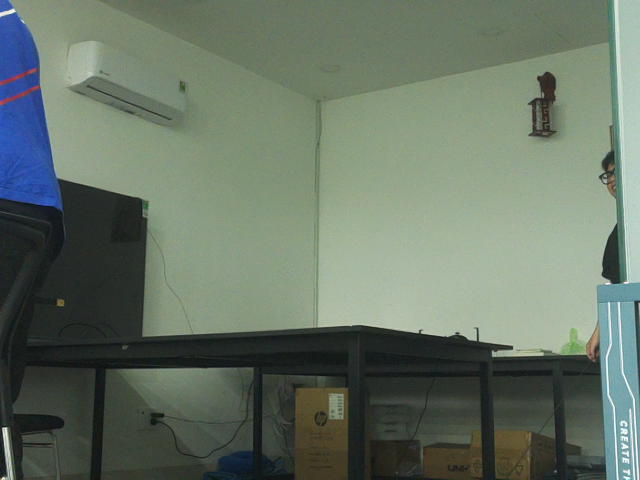
#> input picture frame1_0.png, 640 x 480 px
$ python disparity_caculater.py
#> lines starting #> are read from the running program, lines starting #| are printed output that depends on the picture
import numpy as np
import cv2 as cv
import matplotlib.pyplot as plt

# Read both images and convert to grayscale
img1 = cv.imread('frame1_0.png', cv.IMREAD_GRAYSCALE)
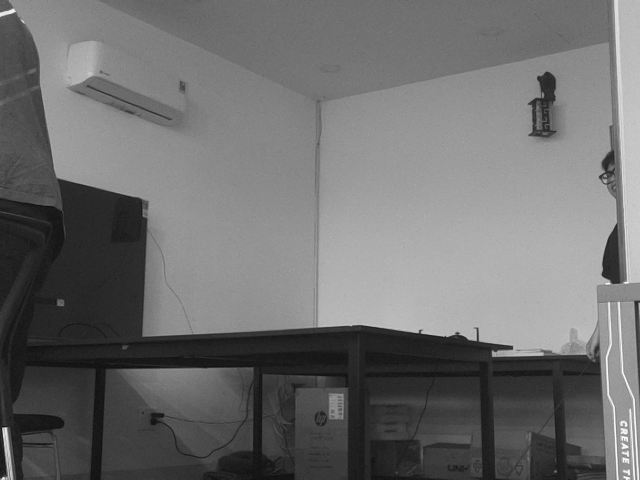
#> img1: shape (480, 640); min 13, max 254, mean 110.4
img2 = cv.imread('frame2_0.png', cv.IMREAD_GRAYSCALE)
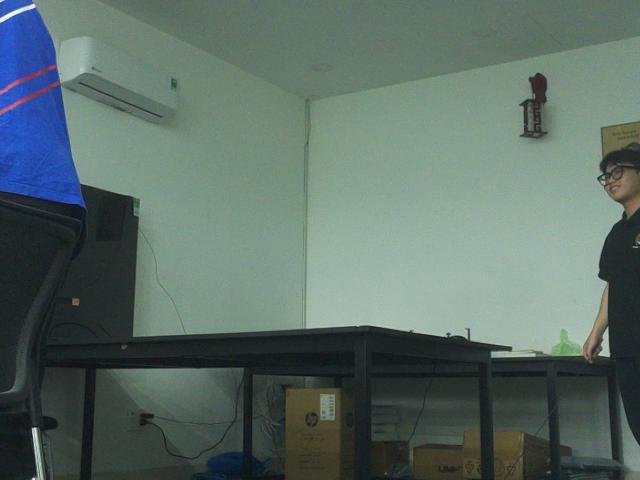
#> input picture frame2_0.png, 640 x 480 px
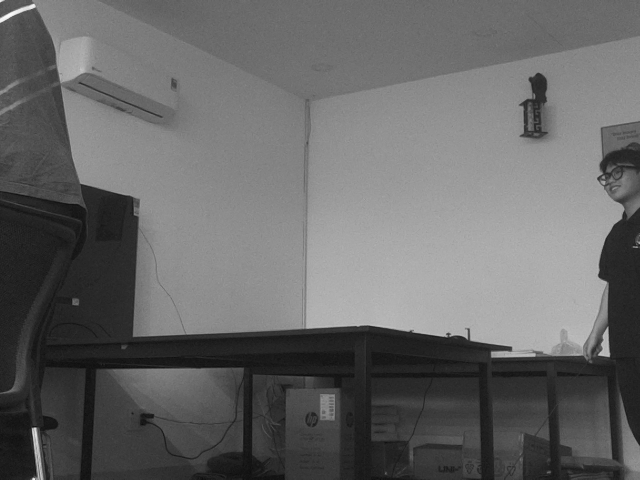
#> img2: shape (480, 640); min 12, max 251, mean 102.9

# ------------------------------------------------------------
# CALCULATE DISPARITY (DEPTH MAP)
# Adapted from: https://github.com/opencv/opencv/blob/master/samples/python/stereo_match.py
# and: https://docs.opencv.org/master/dd/d53/tutorial_py_depthmap.html

# StereoSGBM Parameter explanations:
# https://docs.opencv.org/4.5.0/d2/d85/classcv_1_1StereoSGBM.html

# Matched block size. It must be an odd number >=1 . Normally, it should be somewhere in the 3..11 range.
block_size = 5
min_disp = 0
max_disp = 8
# Maximum disparity minus minimum disparity. The value is always greater than zero.
# In the current implementation, this parameter must be divisible by 16.
num_disp = max_disp - min_disp
# Margin in percentage by which the best (minimum) computed cost function value should "win" the second best value to consider the found match correct.
# Normally, a value within the 5-15 range is good enough
uniquenessRatio = 5
# Maximum size of smooth disparity regions to consider their noise speckles and invalidate.
# Set it to 0 to disable speckle filtering. Otherwise, set it somewhere in the 50-200 range.
speckleWindowSize = 50
# Maximum disparity variation within each connected component.
# If you do speckle filtering, set the parameter to a positive value, it will be implicitly multiplied by 16.
# Normally, 1 or 2 is good enough.
speckleRange = 2
disp12MaxDiff = 1

stereo = cv.StereoSGBM_create(
    minDisparity=min_disp,
    numDisparities=num_disp,
    blockSize=block_size,
    uniquenessRatio=uniquenessRatio,
    speckleWindowSize=speckleWindowSize,
    speckleRange=speckleRange,
    disp12MaxDiff=disp12MaxDiff,
    P1=8 * 1 * block_size * block_size,
    P2=32 * 1 * block_size * block_size,
    preFilterCap = 30,
    mode=cv.STEREO_SGBM_MODE_SGBM_3WAY,
)

r_matcher = cv.ximgproc.createRightMatcher(stereo)
lmbda = 8000
sigma = 1.5
wls_filter = cv.ximgproc.createDisparityWLSFilter(matcher_left=stereo)
wls_filter.setLambda(lmbda)
wls_filter.setSigmaColor(sigma)

displ = stereo.compute(img1,img2)
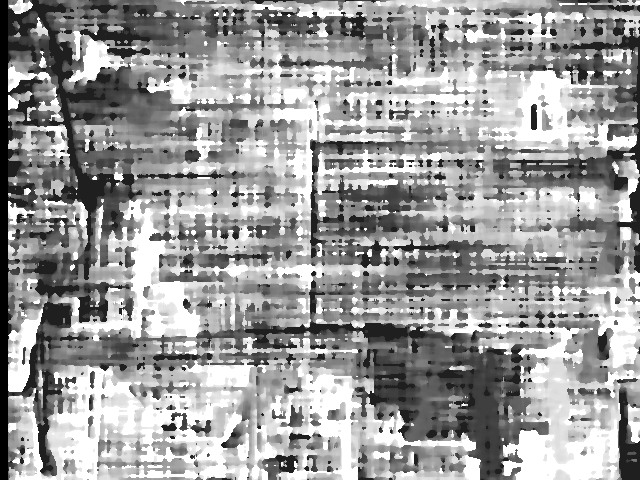
#> displ: shape (480, 640) int16; min -16, max 112, mean 61.7; drawn with min black and max white
dispr = r_matcher.compute(img2,img1)
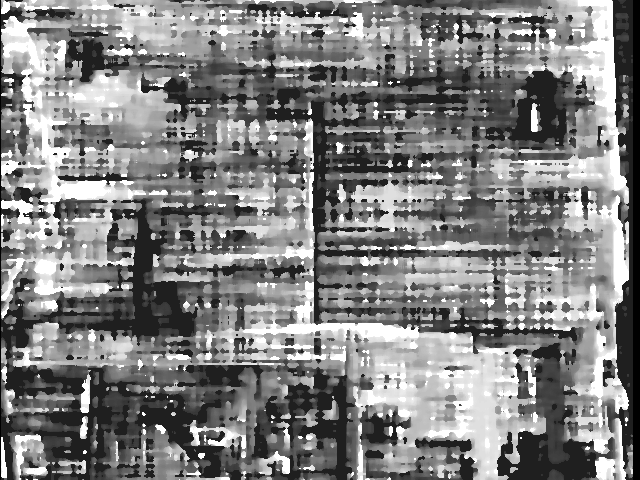
#> dispr: shape (480, 640) int16; min -128, max 0, mean -63.24; drawn with min black and max white
displ = np.int16(displ)
dispr = np.int16(dispr)
disparity_SGBM = wls_filter.filter(displ, img1, None, dispr) / 16.0
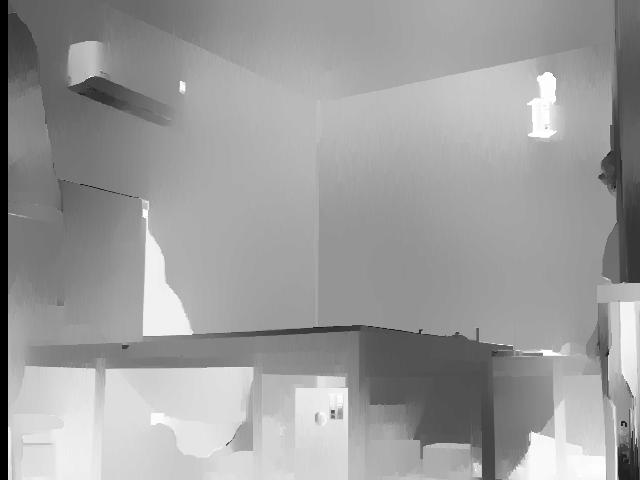
#> disparity_SGBM: shape (480, 640) float64; min -1, max 7, mean 3.92; drawn with min black and max white

plt.imshow(disparity_SGBM, cmap='plasma')
plt.colorbar()
plt.show()
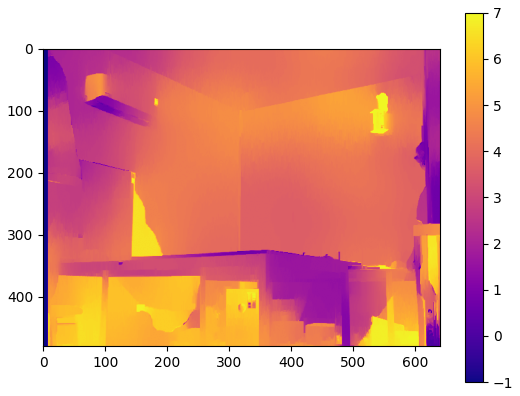
#> figure drawn by matplotlib, 2 panels
# Matplotlib setup for real-time display
"""plt.ion()
fig, ax = plt.subplots()
im_display = ax.imshow(disparity_SGBM, cmap='jet', vmin=0)
plt.colorbar(im_display)
plt.title('Real-Time Disparity Map (16-bit)')
cv.imwrite("disparity_SGBM_norm.png", disparity_SGBM)"""

"""disparity_SGBM = stereo.compute(img1_rectified, img2_rectified)
plt.imshow(disparity_SGBM, cmap='plasma')
plt.colorbar()
plt.show()"""

# Normalize the values to a range from 0..255 for a grayscale image
"""disparity_SGBM = cv.normalize(disparity_SGBM, disparity_SGBM, alpha=255,
                              beta=0, norm_type=cv.NORM_MINMAX)
disparity_SGBM = np.uint8(disparity_SGBM)
cv.imshow("Disparity", disparity_SGBM)
cv.imwrite("disparity_SGBM_norm.png", disparity_SGBM)

cv.waitKey()
cv.destroyAllWindows()"""
# ---------------------------------------------------------------
